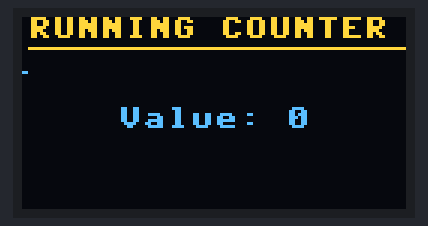
A program run on a simulated ESP32 board running MicroPython. Parts: 128×64 one-colour display. The OLED is the two-colour kind (top 16 rows yellow); library files of the repository ran but are not shown: sh1106.py; what the program prints to the serial console is not drawn.

Above: at 0.1 s.
At 4.2 s:
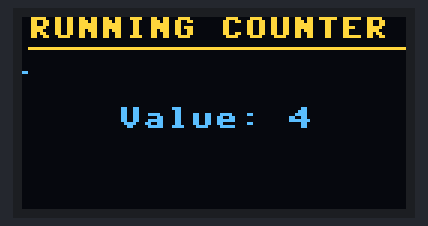
At 7.3 s:
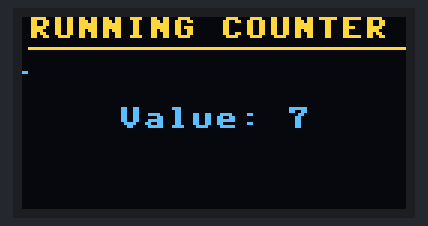
At 18.6 s:
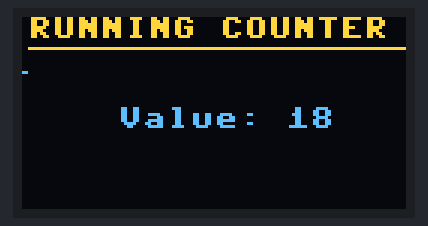
At 28.8 s:
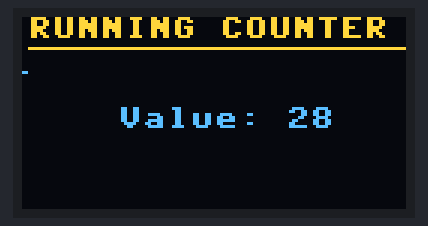
At 38.1 s:
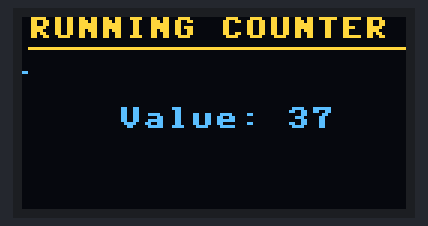

The program:

oled.py
```python
# 1. import statements
from machine import Pin, I2C
import sh1106
import time


# 2. functions and variables
i2c = I2C(0, scl=Pin(22), sda=Pin(21), freq=400000)
addr = 0x3C
counter = 0  # Initialize our counter variable

devices = i2c.scan()

if addr not in devices:
    print(f"Display not found at 0x{addr:02X}")
else:
    print(f"Display found! Starting counter...")
    display = sh1106.SH1106(128, 64, i2c, addr=addr)


# 3. main loop
while True:
    # Clear the previous frame
    display.fill(0)

    # Draw header
    display.text("RUNNING COUNTER", 0, 0, 1)
    display.hline(0, 10, 128, 1)

    # Display the current count
    # Note: text() requires a string, so we use f-string or str()
    display.text(f"Value: {counter}", 30, 30, 1)

    # Update the physical screen
    display.show()

    # Increment and wait
    counter += 1
    time.sleep(1)
```

Measured:
- what the display in image 1 shows lasts 1.0 s, from 4.2 s to 5.2 s
